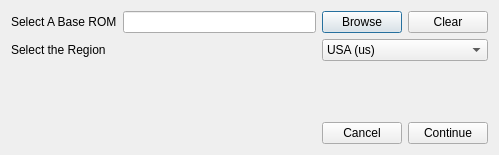
<?xml version="1.0" encoding="UTF-8"?>
<ui version="4.0">
 <class>BaseromSelectDialog</class>
 <widget class="QDialog" name="BaseromSelectDialog">
  <property name="geometry">
   <rect>
    <x>0</x>
    <y>0</y>
    <width>499</width>
    <height>155</height>
   </rect>
  </property>
  <property name="windowTitle">
   <string>Select Base ROM</string>
  </property>
  <layout class="QGridLayout" name="gridLayout">
   <item row="0" column="2">
    <widget class="QPushButton" name="browse_baserom">
     <property name="text">
      <string>Browse</string>
     </property>
    </widget>
   </item>
   <item row="0" column="1">
    <widget class="QLineEdit" name="baserom_path">
     <property name="readOnly">
      <bool>true</bool>
     </property>
     <property name="clearButtonEnabled">
      <bool>false</bool>
     </property>
    </widget>
   </item>
   <item row="1" column="0">
    <widget class="QLabel" name="l_region_select">
     <property name="text">
      <string>Select the Region</string>
     </property>
    </widget>
   </item>
   <item row="0" column="0">
    <widget class="QLabel" name="l_baserom_select">
     <property name="text">
      <string>Select A Base ROM</string>
     </property>
    </widget>
   </item>
   <item row="0" column="3">
    <widget class="QPushButton" name="clear_baserom">
     <property name="text">
      <string>Clear</string>
     </property>
    </widget>
   </item>
   <item row="1" column="2" colspan="2">
    <widget class="QComboBox" name="region_select">
     <item>
      <property name="text">
       <string>USA (us)</string>
      </property>
     </item>
     <item>
      <property name="text">
       <string>European PAL (eu)</string>
      </property>
     </item>
     <item>
      <property name="text">
       <string>Japanese (jp)</string>
      </property>
     </item>
    </widget>
   </item>
   <item row="3" column="3">
    <widget class="QPushButton" name="b_continue">
     <property name="text">
      <string>Continue</string>
     </property>
    </widget>
   </item>
   <item row="2" column="3">
    <spacer name="verticalSpacer">
     <property name="orientation">
      <enum>Qt::Vertical</enum>
     </property>
     <property name="sizeHint" stdset="0">
      <size>
       <width>20</width>
       <height>40</height>
      </size>
     </property>
    </spacer>
   </item>
   <item row="3" column="2">
    <widget class="QPushButton" name="b_cancel">
     <property name="text">
      <string>Cancel</string>
     </property>
    </widget>
   </item>
  </layout>
 </widget>
 <resources/>
 <connections>
  <connection>
   <sender>browse_baserom</sender>
   <signal>clicked()</signal>
   <receiver>BaseromSelectDialog</receiver>
   <slot>select_baserom()</slot>
   <hints>
    <hint type="sourcelabel">
     <x>337</x>
     <y>20</y>
    </hint>
    <hint type="destinationlabel">
     <x>63</x>
     <y>93</y>
    </hint>
   </hints>
  </connection>
  <connection>
   <sender>b_continue</sender>
   <signal>clicked()</signal>
   <receiver>BaseromSelectDialog</receiver>
   <slot>b_continue()</slot>
   <hints>
    <hint type="sourcelabel">
     <x>492</x>
     <y>148</y>
    </hint>
    <hint type="destinationlabel">
     <x>129</x>
     <y>154</y>
    </hint>
   </hints>
  </connection>
  <connection>
   <sender>clear_baserom</sender>
   <signal>clicked()</signal>
   <receiver>baserom_path</receiver>
   <slot>clear()</slot>
   <hints>
    <hint type="sourcelabel">
     <x>439</x>
     <y>25</y>
    </hint>
    <hint type="destinationlabel">
     <x>233</x>
     <y>21</y>
    </hint>
   </hints>
  </connection>
  <connection>
   <sender>b_cancel</sender>
   <signal>clicked()</signal>
   <receiver>BaseromSelectDialog</receiver>
   <slot>b_cancel()</slot>
   <hints>
    <hint type="sourcelabel">
     <x>375</x>
     <y>132</y>
    </hint>
    <hint type="destinationlabel">
     <x>221</x>
     <y>109</y>
    </hint>
   </hints>
  </connection>
 </connections>
 <slots>
  <slot>select_baserom()</slot>
  <slot>b_continue()</slot>
  <slot>b_cancel()</slot>
 </slots>
</ui>
